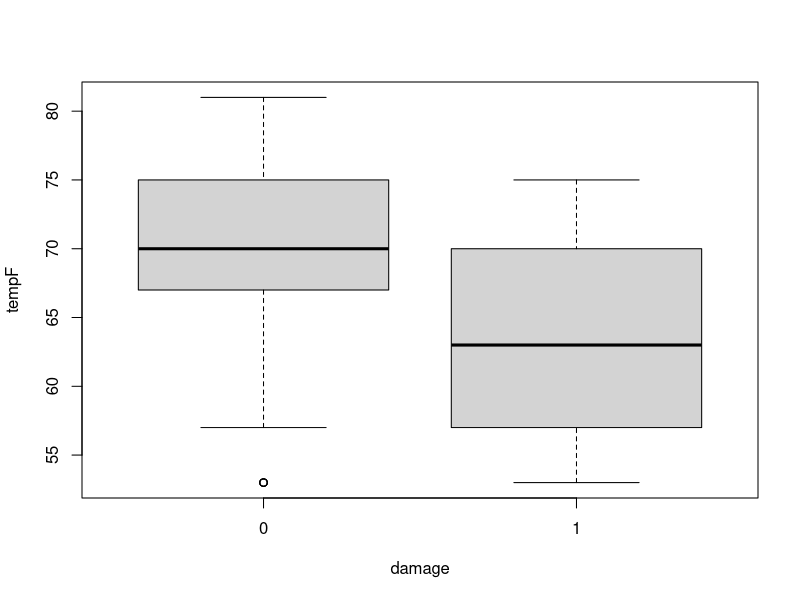

The R script that drew this image: (Note: this script raises an error after producing the figure.)
# Code R du cours du jeudi 9 mai 2019 (après-midi)

rm(list=ls())
# Données Challenger
shuttle = read.table("shuttle.txt", header = T)
summary(shuttle)
attach(shuttle)
# représentation graphique du lien entre température et incident
boxplot(tempF ~ damage)

# régression logistique
g = glm(damage ~ tempF, data = shuttle, family = binomial)
summary(g)

# prédiction - notez le paramètre type="response" pour que la prédiction 
# soit donnée comme probabilité et non sur l'échelle logistique
predict(g, new = data.frame(tempF = 31), 
        type = "response",
        se.fit = T)


# Données contraception
# les données sont binomiales : on observe un nombre de succès et un nombre d'échecs
cud = read.table("contraception_Fidji.txt", header = T)
# Dans la fonction glm, on met alors une matrice à 2 colonnes dans le membre gauche de la formule.
g.cud = glm(cbind(notUsing, using) ~ ., 
            data = cud, family = binomial)
summary(g.cud)

# Données Allocations au niveau de l'IRIS
d = read.csv("alloc_iris.csv")

# A nouveau, les données sont au format binomial et non Bernoulli : on met une matrice à deux colonnes
g.caf = glm(
  cbind(RSA, POP - RSA) ~ maternelle.public + maternelle.prive,
  data = d,
  family = binomial
)
summary(g.caf)

# on peut essayer d'autres modèles
g.caf = glm(
  cbind(RSA, POP - RSA) ~ . - LIBIRIS - LIBCOM - COM - X - POPH - POPF,
  data = d,
  family = binomial
)
summary(g.caf)

# comparons à une régression linéaire gaussienne : le résultat n'est pas probant
# car les hypothèses du modèle gaussien sont loin d'être vérifiées
r.caf = lm(RSA ~ . - LIBIRIS - LIBCOM - COM - X - POPH - POPF - POP, data =
             d)
summary(r.caf)
g.caf = glm(cbind(RSA, POP - RSA) ~ . ,
            data = d[,-(1:3)], family = binomial)


# Exercice 4

library(gclus)
data(bank)
# régression logistique classique
summary(glm(Status ~ ., data = bank, family = binomial))
# On obtient le message d'erreur
# Warning messages:
# 1: glm.fit: l'algorithme n'a pas convergé
# 2: glm.fit: des probabilités ont été ajustées numériquement à 0 ou 1
# On se rend compte que l'erreur apparaît dès lors qu'on inclut Bottom et Diagonal:
m = glm(Status ~ Bottom + Diagonal, data = bank, family = binomial)
summary(m)

# Commençons par visualiser la sortie avec d'autres covariables :
m2 = glm(Status ~ Bottom + Right, data = bank, family = binomial)
summary(m2)
plot(Bottom, Right, col = Status + 1)
beta = m2$coefficients
a = -beta[2] / beta[3]
b = -beta[1] / beta[3]
abline(b, a)


attach(bank)
plot(Bottom, Diagonal, col = Status + 1)
# On voit que la classification peut être parfaite. Cherchons la droite qui divise parfaitement les points rouges et les points noirs.
beta = m$coefficients
a = -beta[2] / beta[3]
b = -beta[1] / beta[3]
abline(b, a)
# Dans cette situation, la vraisemblance augmente quand on multiplie toutes les valeurs de beta par une même constante >1. Le max de vraisemblance est donc
# atteint à l'infini, d'où le message d'erreur.



# Données Pima
library(MASS)
data(Pima.tr)
data(Pima.te)
# premier modèle : on inclut toutes les covariables
g2 = glm(type ~ ., data = Pima.tr, family = binomial)
summary(g2)
# après tâtonnement, on aboutit au modèle suivant qui paraît raisonnable
g3 = glm(type ~ glu + ped, data = Pima.tr, family = binomial)
summary(g3)

# On fait une prédiction sur de nouvelles données
pred = predict(g3, newdata = Pima.te, type = "response")
pred2 = (pred >= 0.5)
table(pred2, Pima.te$type) #Table des prédictions comparées aux vraies valeurs :
# on a 50 faux négatifs et 18 faux positifs
mean(pred2 == (Pima.te == "Yes")) # 74% de bonnes prédictions

# cherchons le seuil optimal pour attribuer les individus aux 2 classes prédites
seuil = seq(0, 1, by=.1)
system.time({
res = rep(NA, length(seuil))
for(i in 1:length(seuil)){
  pred2 = (pred >= seuil[i])
  res[i] = 1 * sum(pred2 & Pima.te$type=="No") + 
    4 * sum(!pred2 & Pima.te$type=="Yes")
}
})
seuil[which.min(res)] # seuil optimal

# on peut mettre en place une autre fonction de coût
# qui pénalise différemment les faux positifs et les faux négatifs
cout = function(s){
  pred2 = (pred >=s)
  1 * sum(pred2 & Pima.te$type=="No") + 
    4 * sum(!pred2 & Pima.te$type=="Yes")
}

cout(0.2)

# cherchons le seuil optimal avec cette fonction de coût
# on peut implémenter en parallèle
library(parallel)

ncl = detectCores() - 1 # nombre de coeurs
cl = makeCluster(ncl, type="FORK")
clusterSetRNGStream(cl) # à inclure dès lors qu'il y a de la génération de nombres aléatoires en parallèle
system.time(sapply(seuil, cout))
system.time(parSapply(cl, seuil, cout))

# D'autres mesures de l'erreur sont possibles...
mean(abs(pred - (Pima.te$type == "Yes")))
mean(abs((pred > .5) - (Pima.te$type == "Yes")))

# Représentation graphique de notre classification
attach(Pima.tr)
plot(glu, ped, col = ifelse(type == "Yes", "red", "green"))
beta = g3$coefficients
a = -beta[1] / beta[3]
b = -beta[2] / beta[3]
abline(a, b)
